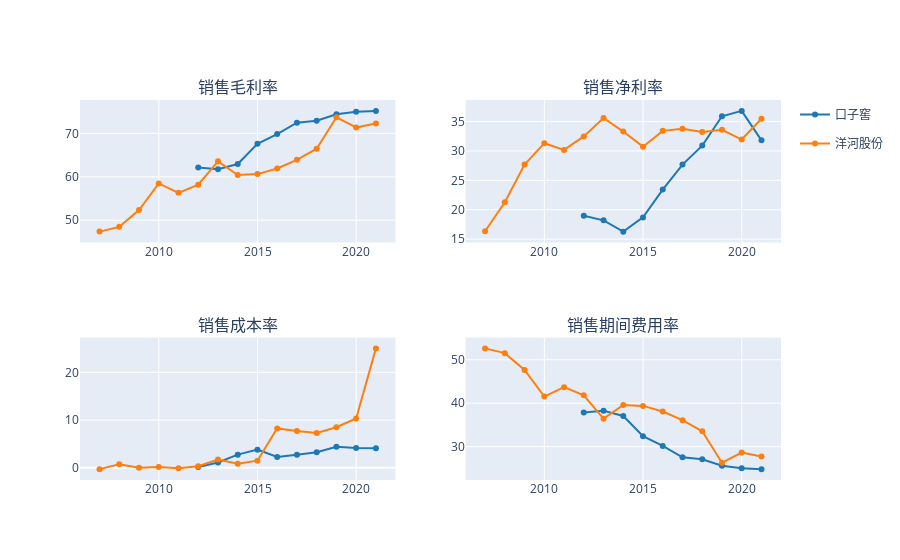

The notebook cell saved with this chart:
### Markdown cell above
## 核心利润

### Code cell
fig = make_subplots(2,2, subplot_titles=['销售毛利率','销售净利率','销售成本率','销售期间费用率',])

for i,k in enumerate(data_dfs.keys()):
    line_ = dict(color=DEFAULT_PLOTLY_COLORS[i])
    data_df = data_dfs[k]
    
    fig.append_trace(go.Scatter(x=data_df.index, y=data_df.grossprofit_margin,name=k,line=line_,legendgroup=k),1,1)
    fig.append_trace(go.Scatter(x=data_df.index, y=data_df.netprofit_margin,name=k,line=line_,legendgroup=k, showlegend=False),1,2)
    fig.append_trace(go.Scatter(x=data_df.index, y=data_df.gtj_to_oper,name=k,line=line_,legendgroup=k, showlegend=False),2,1)
    fig.append_trace(go.Scatter(x=data_df.index, y=data_df.cogs_of_sales,name=k,line=line_,legendgroup=k, showlegend=False),2,2)
    
fig.show()

### Figure 1 — Plotly figure (JSON) as saved in the notebook; plotly's stock layout.template omitted (floating-point values rounded to 4 significant figures)
{"data": [{"legendgroup": "口子窖", "line": {"color": "rgb(31, 119, 180)"}, "name": "口子窖", "type": "scatter", "x": ["2020-12-31", "2019-12-31", "2018-12-31", "2017-12-31", "2016-12-31", "2015-12-31", "2014-12-31", "2013-12-31", "2012-12-31", "2011-12-31"], "xaxis": "x", "y": [75.17, 74.97, 74.37, 72.9, 72.44, 69.83, 67.59, 62.93, 61.72, 62.15], "yaxis": "y"}, {"legendgroup": "口子窖", "line": {"color": "rgb(31, 119, 180)"}, "name": "口子窖", "showlegend": false, "type": "scatter", "x": ["2020-12-31", "2019-12-31", "2018-12-31", "2017-12-31", "2016-12-31", "2015-12-31", "2014-12-31", "2013-12-31", "2012-12-31", "2011-12-31"], "xaxis": "x2", "y": [31.8, 36.82, 35.9, 30.91, 27.68, 23.43, 18.69, 16.27, 18.19, 18.96], "yaxis": "y2"}, {"legendgroup": "口子窖", "line": {"color": "rgb(31, 119, 180)"}, "name": "口子窖", "showlegend": false, "type": "scatter", "x": ["2020-12-31", "2019-12-31", "2018-12-31", "2017-12-31", "2016-12-31", "2015-12-31", "2014-12-31", "2013-12-31", "2012-12-31", "2011-12-31"], "xaxis": "x3", "y": [4.095, 4.17, 4.414, 3.256, 2.736, 2.262, 3.812, 2.769, 1.122, 0.162], "yaxis": "y3"}, {"legendgroup": "口子窖", "line": {"color": "rgb(31, 119, 180)"}, "name": "口子窖", "showlegend": false, "type": "scatter", "x": ["2020-12-31", "2019-12-31", "2018-12-31", "2017-12-31", "2016-12-31", "2015-12-31", "2014-12-31", "2013-12-31", "2012-12-31", "2011-12-31"], "xaxis": "x4", "y": [24.83, 25.03, 25.63, 27.1, 27.56, 30.17, 32.41, 37.07, 38.28, 37.85], "yaxis": "y4"}, {"legendgroup": "洋河股份", "line": {"color": "rgb(255, 127, 14)"}, "name": "洋河股份", "type": "scatter", "x": ["2020-12-31", "2019-12-31", "2018-12-31", "2017-12-31", "2016-12-31", "2015-12-31", "2014-12-31", "2013-12-31", "2012-12-31", "2011-12-31", "2010-12-31", "2009-12-31", "2008-12-31", "2007-12-31", "2006-12-31"], "xaxis": "x", "y": [72.27, 71.35, 73.7, 66.46, 63.9, 61.91, 60.62, 60.42, 63.56, 58.17, 56.31, 58.47, 52.35, 48.48, 47.38], "yaxis": "y"}, {"legendgroup": "洋河股份", "line": {"color": "rgb(255, 127, 14)"}, "name": "洋河股份", "showlegend": false, "type": "scatter", "x": ["2020-12-31", "2019-12-31", "2018-12-31", "2017-12-31", "2016-12-31", "2015-12-31", "2014-12-31", "2013-12-31", "2012-12-31", "2011-12-31", "2010-12-31", "2009-12-31", "2008-12-31", "2007-12-31", "2006-12-31"], "xaxis": "x2", "y": [35.47, 31.94, 33.59, 33.23, 33.78, 33.42, 30.73, 33.3, 35.62, 32.47, 30.17, 31.32, 27.7, 21.27, 16.33], "yaxis": "y2"}, {"legendgroup": "洋河股份", "line": {"color": "rgb(255, 127, 14)"}, "name": "洋河股份", "showlegend": false, "type": "scatter", "x": ["2020-12-31", "2019-12-31", "2018-12-31", "2017-12-31", "2016-12-31", "2015-12-31", "2014-12-31", "2013-12-31", "2012-12-31", "2011-12-31", "2010-12-31", "2009-12-31", "2008-12-31", "2007-12-31", "2006-12-31"], "xaxis": "x3", "y": [25.01, 10.34, 8.502, 7.32, 7.703, 8.261, 1.51, 0.8827, 1.726, 0.3242, -0.1013, 0.1939, 0.01903, 0.741, -0.2624], "yaxis": "y3"}, {"legendgroup": "洋河股份", "line": {"color": "rgb(255, 127, 14)"}, "name": "洋河股份", "showlegend": false, "type": "scatter", "x": ["2020-12-31", "2019-12-31", "2018-12-31", "2017-12-31", "2016-12-31", "2015-12-31", "2014-12-31", "2013-12-31", "2012-12-31", "2011-12-31", "2010-12-31", "2009-12-31", "2008-12-31", "2007-12-31", "2006-12-31"], "xaxis": "x4", "y": [27.73, 28.65, 26.3, 33.54, 36.1, 38.09, 39.38, 39.58, 36.44, 41.83, 43.69, 41.53, 47.65, 51.52, 52.62], "yaxis": "y4"}], "layout": {"annotations": [{"font": {"size": 16}, "showarrow": false, "text": "销售毛利率", "x": 0.225, "xanchor": "center", "xref": "paper", "y": 1, "yanchor": "bottom", "yref": "paper"}, {"font": {"size": 16}, "showarrow": false, "text": "销售净利率", "x": 0.775, "xanchor": "center", "xref": "paper", "y": 1, "yanchor": "bottom", "yref": "paper"}, {"font": {"size": 16}, "showarrow": false, "text": "销售成本率", "x": 0.225, "xanchor": "center", "xref": "paper", "y": 0.375, "yanchor": "bottom", "yref": "paper"}, {"font": {"size": 16}, "showarrow": false, "text": "销售期间费用率", "x": 0.775, "xanchor": "center", "xref": "paper", "y": 0.375, "yanchor": "bottom", "yref": "paper"}], "xaxis": {"anchor": "y", "domain": [0, 0.45]}, "xaxis2": {"anchor": "y2", "domain": [0.55, 1]}, "xaxis3": {"anchor": "y3", "domain": [0, 0.45]}, "xaxis4": {"anchor": "y4", "domain": [0.55, 1]}, "yaxis": {"anchor": "x", "domain": [0.625, 1]}, "yaxis2": {"anchor": "x2", "domain": [0.625, 1]}, "yaxis3": {"anchor": "x3", "domain": [0, 0.375]}, "yaxis4": {"anchor": "x4", "domain": [0, 0.375]}}}
